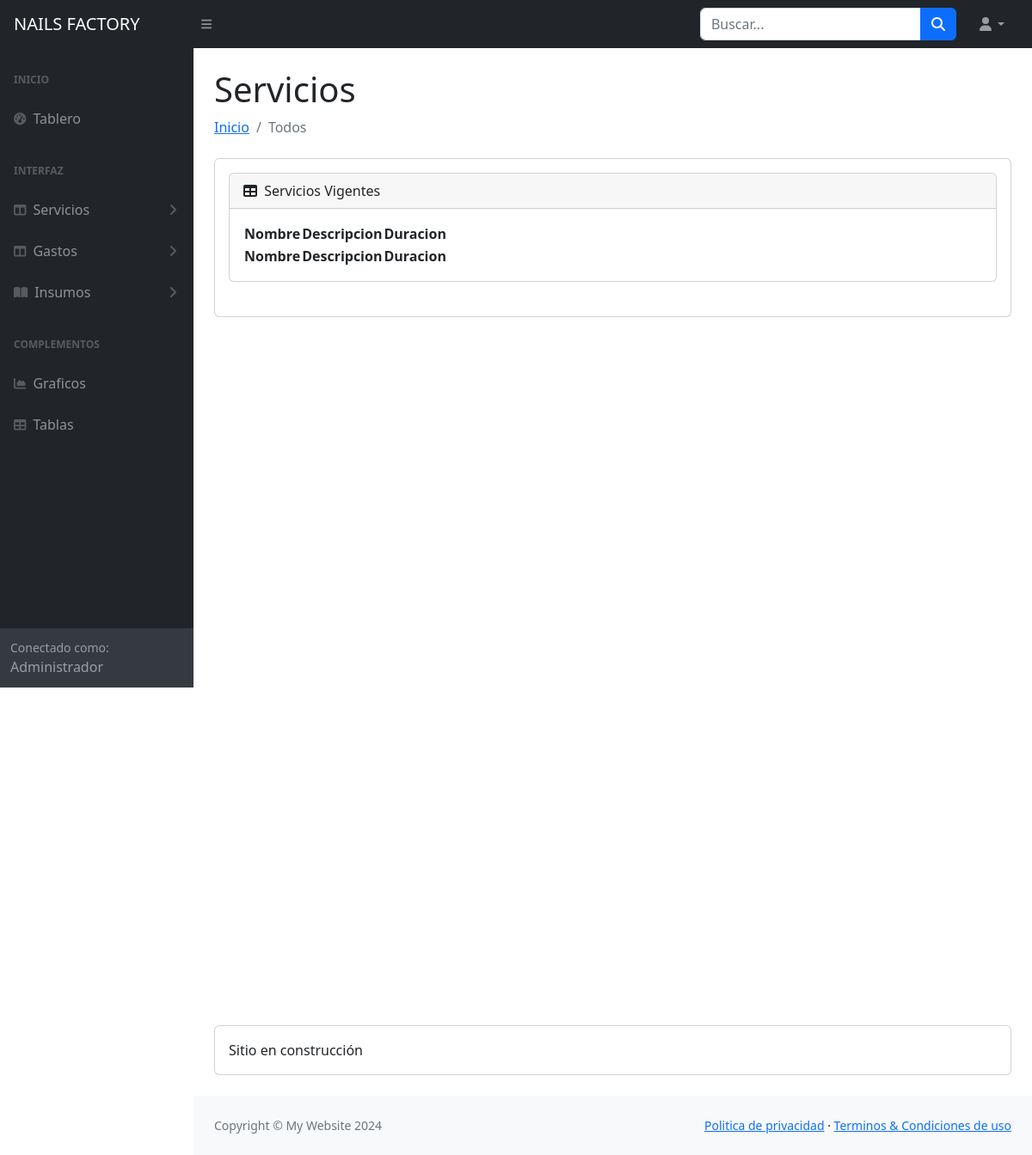
Before: /Principal/servicio-todos/ with the older database file.
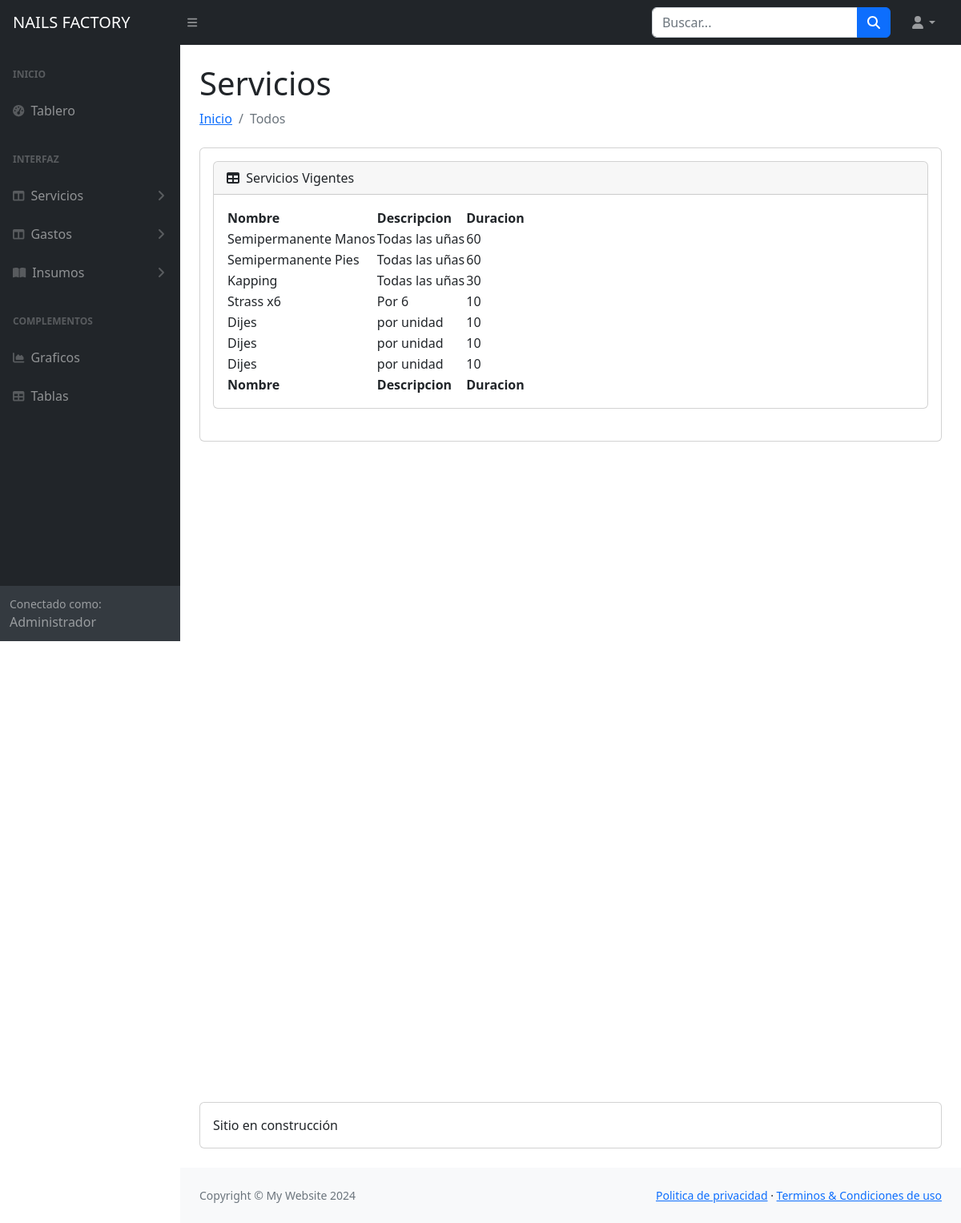
After: the same page with the newer database file.
### Principal/models.py (models this page shows)
class Servicio(models.Model):
    ser_nombre = models.CharField(max_length=50)
    ser_descripcion = models.CharField(max_length=100, default="descripcion")
    ser_duracion = models.IntegerField(default=1)

### Principal/views.py (the view)
# urls.py: path('servicio-todos/',views.servicio_todos, name = "ServicioTodos")
def servicio_todos(request):
    if request.method == "GET":
        servicios =  Servicio.objects.all()
        return render(request, "Principal/servicio_todos.html",{"servicios":servicios})

### Principal/templates/Principal/servicio_todos.html
{% extends 'Principal/base.html' %}
{% load static %}
{% block main %}
<main>
    <div class="container-fluid px-4">
        <h1 class="mt-4">Servicios</h1>
        <ol class="breadcrumb mb-4">
            <li class="breadcrumb-item"><a href="{% url 'Inicio' %}">Inicio</a></li>
            <li class="breadcrumb-item active">Todos</li>
        </ol>
        <div class="card mb-4">
            <div class="card-body">
                <div class="card mb-4">
                    <div class="card-header">
                        <i class="fas fa-table me-1"></i>
                        Servicios Vigentes
                    </div>
                    <div class="card-body">
                        <table id="datatablesSimple">
                            <thead>
                                <tr>
                                    <th>Nombre</th>
                                    <th>Descripcion</th>
                                    <th>Duracion</th>
                                </tr>
                            </thead>
                            <tfoot>
                                <tr>
                                    <th>Nombre</th>
                                    <th>Descripcion</th>
                                    <th>Duracion</th>
                                </tr>
                            </tfoot>
                            <tbody>
                                {%if servicios %}
                                    {%for servicio in servicios %}
                                        <tr>
                                            <td> {{servicio.ser_nombre}} </td>
                                            <td> {{servicio.ser_descripcion}}</td>
                                            <td> {{servicio.ser_duracion}}</td>
                                        </tr>
                                    {% endfor %}
                                {% endif %}
                            </tbody>
                        </table>
                    </div>
                </div>
            </div>
        </div>
        <div style="height: 100vh"></div>
        <div class="card mb-4"><div class="card-body">Sitio en construcción</div></div>
    </div>
</main>
    {% endblock main %}

Changed rows visible on the page:
added Servicio: ser_nombre "Semipermanente Manos", ser_descripcion "Todas las uñas", ser_duracion "60"
added Servicio: ser_nombre "Semipermanente Pies", ser_descripcion "Todas las uñas", ser_duracion "60"
added Servicio: ser_nombre "Kapping", ser_descripcion "Todas las uñas", ser_duracion "30"
added Servicio: ser_nombre "Strass x6", ser_descripcion "Por 6", ser_duracion "10"
added Servicio: ser_nombre "Dijes", ser_descripcion "por unidad", ser_duracion "10"
added Servicio: ser_nombre "Dijes", ser_descripcion "por unidad", ser_duracion "10"
added Servicio: ser_nombre "Dijes", ser_descripcion "por unidad", ser_duracion "10"
